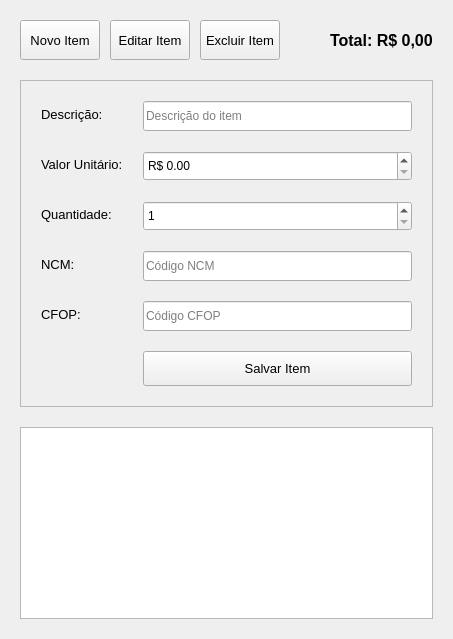
          <widget class="QWidget" name="tab_itens">
            <attribute name="title">
              <string>Itens da Nota Fiscal</string>
            </attribute>
            <layout class="QVBoxLayout" name="verticalLayout_4">
              <property name="spacing">
                <number>20</number>
              </property>
              <property name="leftMargin">
                <number>20</number>
              </property>
              <property name="topMargin">
                <number>20</number>
              </property>
              <property name="rightMargin">
                <number>20</number>
              </property>
              <property name="bottomMargin">
                <number>20</number>
              </property>
              <item>
                <layout class="QHBoxLayout" name="horizontalLayout_3">
                  <property name="spacing">
                    <number>10</number>
                  </property>
                  <item>
                    <widget class="QPushButton" name="btn_novo_item">
                      <property name="minimumSize">
                        <size>
                          <width>0</width>
                          <height>40</height>
                        </size>
                      </property>
                      <property name="font">
                        <font>
                          <family>Segoe UI</family>
                          <pointsize>10</pointsize>
                        </font>
                      </property>
                      <property name="cursor">
                        <cursorShape>PointingHandCursor</cursorShape>
                      </property>
                      <property name="toolTip">
                        <string>Adicionar novo item à nota fiscal</string>
                      </property>
                      <property name="text">
                        <string>Novo Item</string>
                      </property>
                    </widget>
                  </item>
                  <item>
                    <widget class="QPushButton" name="btn_editar_item">
                      <property name="minimumSize">
                        <size>
                          <width>0</width>
                          <height>40</height>
                        </size>
                      </property>
                      <property name="font">
                        <font>
                          <family>Segoe UI</family>
                          <pointsize>10</pointsize>
                        </font>
                      </property>
                      <property name="cursor">
                        <cursorShape>PointingHandCursor</cursorShape>
                      </property>
                      <property name="toolTip">
                        <string>Editar item selecionado</string>
                      </property>
                      <property name="text">
                        <string>Editar Item</string>
                      </property>
                    </widget>
                  </item>
                  <item>
                    <widget class="QPushButton" name="btn_excluir_item">
                      <property name="minimumSize">
                        <size>
                          <width>0</width>
                          <height>40</height>
                        </size>
                      </property>
                      <property name="font">
                        <font>
                          <family>Segoe UI</family>
                          <pointsize>10</pointsize>
                        </font>
                      </property>
                      <property name="cursor">
                        <cursorShape>PointingHandCursor</cursorShape>
                      </property>
                      <property name="toolTip">
                        <string>Excluir item selecionado</string>
                      </property>
                      <property name="text">
                        <string>Excluir Item</string>
                      </property>
                    </widget>
                  </item>
                  <item>
                    <spacer name="horizontalSpacer_2">
                      <property name="orientation">
                        <enum>Qt::Orientation::Horizontal</enum>
                      </property>
                      <property name="sizeHint" stdset="0">
                        <size>
                          <width>40</width>
                          <height>20</height>
                        </size>
                      </property>
                    </spacer>
                  </item>
                  <item>
                    <widget class="QLabel" name="lbl_total_itens">
                      <property name="font">
                        <font>
                          <family>Segoe UI</family>
                          <pointsize>12</pointsize>
                          <bold>true</bold>
                        </font>
                      </property>
                      <property name="text">
                        <string>Total: R$ 0,00</string>
                      </property>
                    </widget>
                  </item>
                </layout>
              </item>
              <item>
                <widget class="QFrame" name="frame_item">
                  <property name="frameShape">
                    <enum>QFrame::Shape::StyledPanel</enum>
                  </property>
                  <property name="frameShadow">
                    <enum>QFrame::Shadow::Raised</enum>
                  </property>
                  <layout class="QFormLayout" name="formLayout_2">
                    <property name="fieldGrowthPolicy">
                      <enum>QFormLayout::FieldGrowthPolicy::AllNonFixedFieldsGrow</enum>
                    </property>
                    <property name="horizontalSpacing">
                      <number>20</number>
                    </property>
                    <property name="verticalSpacing">
                      <number>20</number>
                    </property>
                    <property name="leftMargin">
                      <number>20</number>
                    </property>
                    <property name="topMargin">
                      <number>20</number>
                    </property>
                    <property name="rightMargin">
                      <number>20</number>
                    </property>
                    <property name="bottomMargin">
                      <number>20</number>
                    </property>
                    <item row="0" column="0">
                      <widget class="QLabel" name="lbl_item_descricao">
                        <property name="font">
                          <font>
                            <family>Segoe UI</family>
                            <pointsize>10</pointsize>
                          </font>
                        </property>
                        <property name="text">
                          <string>Descrição:</string>
                        </property>
                        <property name="buddy">
                          <cstring>txt_item_descricao</cstring>
                        </property>
                      </widget>
                    </item>
                    <item row="0" column="1">
                      <widget class="QLineEdit" name="txt_item_descricao">
                        <property name="sizePolicy">
                          <sizepolicy hsizetype="Expanding" vsizetype="Fixed">
                            <horstretch>0</horstretch>
                            <verstretch>0</verstretch>
                          </sizepolicy>
                        </property>
                        <property name="minimumSize">
                          <size>
                            <width>0</width>
                            <height>30</height>
                          </size>
                        </property>
                        <property name="placeholderText">
                          <string>Descrição do item</string>
                        </property>
                      </widget>
                    </item>
                    <item row="1" column="0">
                      <widget class="QLabel" name="lbl_item_valor">
                        <property name="font">
                          <font>
                            <family>Segoe UI</family>
                            <pointsize>10</pointsize>
                          </font>
                        </property>
                        <property name="text">
                          <string>Valor Unitário:</string>
                        </property>
                        <property name="buddy">
                          <cstring>spin_item_valor</cstring>
                        </property>
                      </widget>
                    </item>
                    <item row="1" column="1">
                      <widget class="QDoubleSpinBox" name="spin_item_valor">
                        <property name="sizePolicy">
                          <sizepolicy hsizetype="Expanding" vsizetype="Fixed">
                            <horstretch>0</horstretch>
                            <verstretch>0</verstretch>
                          </sizepolicy>
                        </property>
                        <property name="minimumSize">
                          <size>
                            <width>0</width>
                            <height>30</height>
                          </size>
                        </property>
                        <property name="prefix">
                          <string>R$ </string>
                        </property>
                        <property name="maximum">
                          <double>9999999.990000000223517</double>
                        </property>
                      </widget>
                    </item>
                    <item row="2" column="0">
                      <widget class="QLabel" name="lbl_item_quantidade">
                        <property name="font">
                          <font>
                            <family>Segoe UI</family>
                            <pointsize>10</pointsize>
                          </font>
                        </property>
                        <property name="text">
                          <string>Quantidade:</string>
                        </property>
                        <property name="buddy">
                          <cstring>spin_item_quantidade</cstring>
                        </property>
                      </widget>
                    </item>
                    <item row="2" column="1">
                      <widget class="QSpinBox" name="spin_item_quantidade">
                        <property name="sizePolicy">
                          <sizepolicy hsizetype="Expanding" vsizetype="Fixed">
                            <horstretch>0</horstretch>
                            <verstretch>0</verstretch>
                          </sizepolicy>
                        </property>
                        <property name="minimumSize">
                          <size>
                            <width>0</width>
                            <height>30</height>
                          </size>
                        </property>
                        <property name="minimum">
                          <number>1</number>
                        </property>
                        <property name="maximum">
                          <number>9999</number>
                        </property>
                      </widget>
                    </item>
                    <item row="3" column="0">
                      <widget class="QLabel" name="lbl_item_ncm">
                        <property name="font">
                          <font>
                            <family>Segoe UI</family>
                            <pointsize>10</pointsize>
                          </font>
                        </property>
                        <property name="text">
                          <string>NCM:</string>
                        </property>
                        <property name="buddy">
                          <cstring>txt_item_ncm</cstring>
                        </property>
                      </widget>
                    </item>
                    <item row="3" column="1">
                      <widget class="QLineEdit" name="txt_item_ncm">
                        <property name="sizePolicy">
                          <sizepolicy hsizetype="Expanding" vsizetype="Fixed">
                            <horstretch>0</horstretch>
                            <verstretch>0</verstretch>
                          </sizepolicy>
                        </property>
                        <property name="minimumSize">
                          <size>
                            <width>0</width>
                            <height>30</height>
                          </size>
                        </property>
                        <property name="placeholderText">
                          <string>Código NCM</string>
                        </property>
                      </widget>
                    </item>
                    <item row="4" column="0">
                      <widget class="QLabel" name="lbl_item_cfop">
                        <property name="font">
                          <font>
                            <family>Segoe UI</family>
                            <pointsize>10</pointsize>
                          </font>
                        </property>
                        <property name="text">
                          <string>CFOP:</string>
                        </property>
                        <property name="buddy">
                          <cstring>txt_item_cfop</cstring>
                        </property>
                      </widget>
                    </item>
                    <item row="4" column="1">
                      <widget class="QLineEdit" name="txt_item_cfop">
                        <property name="sizePolicy">
                          <sizepolicy hsizetype="Expanding" vsizetype="Fixed">
                            <horstretch>0</horstretch>
                            <verstretch>0</verstretch>
                          </sizepolicy>
                        </property>
                        <property name="minimumSize">
                          <size>
                            <width>0</width>
                            <height>30</height>
                          </size>
                        </property>
                        <property name="placeholderText">
                          <string>Código CFOP</string>
                        </property>
                      </widget>
                    </item>
                    <item row="5" column="1">
                      <widget class="QPushButton" name="btn_salvar_item">
                        <property name="minimumSize">
                          <size>
                            <width>0</width>
                            <height>35</height>
                          </size>
                        </property>
                        <property name="font">
                          <font>
                            <family>Segoe UI</family>
                            <pointsize>10</pointsize>
                          </font>
                        </property>
                        <property name="cursor">
                          <cursorShape>PointingHandCursor</cursorShape>
                        </property>
                        <property name="toolTip">
                          <string>Salvar item atual</string>
                        </property>
                        <property name="text">
                          <string>Salvar Item</string>
                        </property>
                      </widget>
                    </item>
                  </layout>
                </widget>
              </item>
              <item>
                <widget class="QTableView" name="tbl_itens">
                  <property name="alternatingRowColors">
                    <bool>true</bool>
                  </property>
                  <property name="selectionBehavior">
                    <enum>QAbstractItemView::SelectionBehavior::SelectRows</enum>
                  </property>
                  <attribute name="horizontalHeaderStretchLastSection">
                    <bool>true</bool>
                  </attribute>
                  <attribute name="verticalHeaderVisible">
                    <bool>false</bool>
                  </attribute>
                </widget>
              </item>
            </layout>
          </widget>
